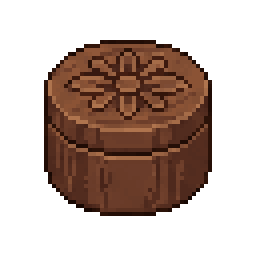
#> input picture lmewimg/item/丁香粉.png, 64 x 64 px (shown 4 times larger)
$ python -i process_item_images.py   (imports and definitions only)
#> lines starting #> are read from the running program, lines starting #| are printed output that depends on the picture; after the words box and inside, x2 and y2 are one past the last pixel; in counts of white or black regions, pixels touching at a corner belong together
# 物品图入库工具（图片处理，不是数据生成器：不产出 js 数据、不参与 gen_drift_audit）
#
# 用途：把 AI 生成的 2048x2048「无背景」PNG 处理成游戏用的 64x64 RGBA 物品图。
#
# ⚠️ 源图五个坑（三批实测都一样，别再踩）：
#   1. 名字写着「无背景」，实际是 **mode=RGB（没有 alpha 通道）**，背景是四边连片的近白 ⇒ 必须自己去背。
#   2. **右下角有一处浅灰水印**（min(R,G,B) 约 211~238，四个 ~50x50 的小字块）。
#   3. **物体下方有一片很淡的灰色投影**，会漫到物体之外很远（实测有一块 **44546px** 的游离残片）。
#   4. **物体外圈有 1~2px 抗锯齿白边**：2048→64 是 **32 倍**降采样，用**最近邻**会把白边零星采成
#      「白点」散在物体周围——**用户三批都报过这个**（「图鉴里还能看到白色的东西」）。
#   5. ⚠️ **浅色主体**（浅蓝的叠布、粉白的香薰烛）本体比「近白阈值」之外的任何**亮度**判据都亮：
#      早先用「亮度核心 min<=185 取最大连通域」时，这两张的主体被漏掉、只留下一条**残片**
#      （v2.10.0 实测：棉麻叠布只剩 1.6%、香薰浮烛只剩 5.9%）。**亮度单独分不开「浅色物体」与「灰投影」。**
#
# ✅ 真正干净的分开方式 = **色度（chroma = max−min）**：
#   实测主体（无论多浅）的色度中位 **43~171**，而背景/投影/水印只有 **2~5**（中性灰）。
#   于是「要去掉的背景」= 近白 **或**（淡 **且** 中性灰）：
#       bg_cand = (min >= 235) | (chroma <= 10 且 min >= 190)
#   再从画布边缘做连通域洪水填充（只去与边缘相连的那部分），即可：
#     · 灰投影/水印 → 落进候选域且连边 ⇒ 去掉 ✓
#     · 浅蓝的布 / 粉白的烛 → 色度够高 ⇒ 不是候选 ⇒ 保住整只 ✓
#     · 被物体包住的白色高光 → 不连边 ⇒ 保住 ✓
#
# 处理链：
#   ① 色度感知的背景候选 → 从边缘洪水填充 → 得到**真实轮廓**（不需要补洞/膨胀，也不再依赖亮度核心）
#   ② 丢掉面积过小的孤立块（残余噪点；正常图 0~30 个，坏图才会到几百）
#   ③ 外缘 2px 带内按白度给软 alpha（把抗锯齿白边压成半透明）
#   ④ 裁到 alpha 包围盒 → 补成外接正方形 → **预乘 alpha 的面积平均（BOX）**缩到 64x64
#
# 用法：
#   python scripts/gen/process_item_images.py --src <目录> --stats     # 只看统计
#   python scripts/gen/process_item_images.py --src <目录> --dry-run   # 处理但不写盘
#   python scripts/gen/process_item_images.py --src <目录>             # 真写盘
#   python scripts/gen/process_item_images.py --src <目录> --sheet out.png --resample both

import argparse
import hashlib
import os
import sys

import numpy as np
from PIL import Image
from scipy import ndimage

# 源目录 → 目标文件名（按**修改时间升序**一一对应；顺序由调用方给定，脚本不猜）
DEFAULT_MAP = [
    '木碗架', '木勺架', '木调料架', '木餐盘', '木酒架',
    '木屏风', '木长桌', '木雕挂屏', '木香案', '神木供案',
]

WHITE_MIN = 235      # 近白：直接算背景
SHADOW_MIN = 190     # 「淡」的下限（配合低色度 → 投影/水印）
CHROMA_MAX = 10      # 色度 ≤ 此值算中性灰
# 形态学闭运算核（`_fill_and_clean` 用）：把噪点/细栅栏焊上，让洪水填充跨得过去。
# 🔴 **2026-09-30 实测：它对小图（64×64）是有害的** —— 那批源图的描边只有 1~2px，
#    5×5 闭运算会把描边**焊穿**，于是主体的**浅色内部**（肉块的浅色截面、鱼腹、果子果肉、
#    菌盖的浅色部分）与画布外的背景连成一片、被一起填掉 ⇒ 出来是「只剩一圈外壳」的空心图。
#    ⇒ 64×64 这类小图用 `--closing 0`（不闭）或 3；大图（1600²）保持默认 5。
CLOSING = 5
EDGE_T0 = 200        # 软边基准：外缘带内 min<=200 视为全不透明，min>=255 视为全透明
EDGE_BAND = 2        # 软边带宽（px，原图尺度）
KEEP_RATIO = 0.01    # 丢掉面积小于「最大连通域 × 此比例」的孤立块
MIN_KEEP_PX = 256
OUT_SIZE = 64
OUT_DIR = os.path.join(os.path.dirname(os.path.abspath(__file__)), '..', '..', 'public', 'images', 'items', 'food')


def body_mask(mn, chroma, white_only=False):
    """主体掩码（浅色底）：色度感知的背景候选 → 边缘洪水填充 → 去掉小块。返回 (mask, 丢弃块数)

    🔴 `white_only=True`（`--bg white`）时**只把近白算背景**，不再把「淡且中性」也当背景。
    为什么需要它（2026-09-30 实测）：默认那条 `(chroma <= CHROMA_MAX) & (mn >= SHADOW_MIN)` 是为
    **AI 出图的淡灰投影/水印**加的，但主体**自己也可能是淡的**（银耳、藕、霜果、肉块的浅色截面）
    ⇒ 这些像素被判成背景后，只要与画布外的背景连通（小图上 5×5 闭运算会把细描边焊穿）
    就会被整块填掉 = **空心图**。它是「按需档位」，默认行为一个字节没改（旧批次不受影响）。
    """
    cand = (mn >= WHITE_MIN) if white_only else ((mn >= WHITE_MIN) | ((chroma <= CHROMA_MAX) & (mn >= SHADOW_MIN)))
    return _fill_and_clean(cand)


# ── 深色底分支（2026-09-29 立，用户那批 16 件装备图：1600² RGB WebP、**近黑底 + 蓝色发光描边**）──
# 为什么要单独一条：上面那条链按「近白背景」判候选，深色底下它会判出「主体占画布 100%」
# （实测：背景候选 0~7%、主体亮度中位 7~33）⇒ 整张原图被当成主体缩下去，出来是**带黑底的方块**。
# 深色底的正确判据是它的镜像：**近黑且中性**才是背景候选，其余全留。
# 发光描边天然是「亮」的 ⇒ 它不会被判成候选 ⇒ 从画布边缘的洪水填充**跨不过描边**，
# 于是「描边 + 主体内部（含主体自身的深色部分）」整块被保住 —— 这正是我们要的
# （与浅色链里那句「被物体包住的白色高光不连边 ⇒ 保住」是同一条原理）。
DARK_MAX = 48        # 「近黑」上限（实测这批角底色 0~37）
DARK_CHROMA = 14     # 中性度上限（这批底色 chroma ≤ 12；描边是蓝的、chroma 很高 ⇒ 不会误判成背景）
GLOW_FULL = 120      # 亮度 ≥ 此值的边缘像素算「实心发光」；之间按亮度给软 alpha（保住外圈光晕）


# [25 lines left out: function body_mask_dark, not called in this run]


def _fill_and_clean(cand):
    """从画布边缘洪水填充 cand → 反相得到内容，再丢掉面积过小的孤立块。返回 (mask, dropped)。

    ⚠️ 填充前先对 cand 做一次**形态学闭合**（2026-09-29 实测加的）：深色底那批图有极轻的颗粒噪点，
    会把「近黑中性」的候选掩码切成几百个碎片（实测某张丢弃小块 **976** 个）——碎片之间那些
    略超阈值的像素成了**细栅栏**，洪水填充跨不过去 ⇒ 主体周围留一圈没被去掉的黑斑。
    闭合（先膨胀后腐蚀）把这些细栅栏焊上；顺带焊上发光描边上偶尔的 1px 断口（防填充漏进主体内部）。
    🔴 `border_value=1` 不能省：默认把画布**外**当成空 ⇒ 腐蚀会把掩码在画布边缘啃掉一圈，
    于是背景连通块**不再触边**（实测 `触边标签=0`）⇒ 整张图被判成「内容」、裁切边长变成 1600。
    """
    if CLOSING > 0:
        cand = ndimage.binary_closing(cand, structure=np.ones((CLOSING, CLOSING)), border_value=1)
    lab, _ = ndimage.label(cand, structure=np.ones((3, 3)))
    border = set(lab[0, :].tolist()) | set(lab[-1, :].tolist()) | set(lab[:, 0].tolist()) | set(lab[:, -1].tolist())
    border.discard(0)
    bg = np.isin(lab, list(border)) if border else np.zeros_like(cand)
    content = ~bg
    lab2, n2 = ndimage.label(content, structure=np.ones((3, 3)))
    if n2 == 0:
        return None, 0
    sizes = np.bincount(lab2.ravel())[1:]
    floor = max(MIN_KEEP_PX, sizes.max() * KEEP_RATIO)
    keep = [i + 1 for i, s in enumerate(sizes) if s >= floor]
    return np.isin(lab2, keep), n2 - len(keep)


def _masks(path):
    arr = np.asarray(Image.open(path).convert('RGB')).astype(np.int16)
    mn = arr.min(axis=2)
    chroma = arr.max(axis=2) - mn
    return arr, mn, chroma


# ── 已带 alpha 的源图（2026-09-29 立，用户那批 `newwq/` 是**真·透明底 RGBA**）──
# 这类图**不需要去背**：alpha 就是掩码（而且它自带的抗锯齿比我们重新描的软边更准）。
# ⚠️ 两条不能省的细节：
#   ① 绝不能用 `_masks()`（它 `convert('RGB')` 会把 alpha **平铺成黑底**）⇒ 单独读 RGBA；
#   ② 不套用 EDGE_BAND 软边那一步（原图 alpha 已经抗锯齿，再压一次会把边缘啃细一圈）。
# [6 lines left out: function _alpha_mask, not called in this run]


def analyze(path, bgmode='light'):
    if bgmode == 'alpha':
        arr, al = _alpha_mask(path)
        mn = arr.min(axis=2)
        body = al > 8
        lab, n = ndimage.label(body, structure=np.ones((3, 3)))
        dropped = 0
        if n > 1:
            sizes = np.bincount(lab.ravel())[1:]
            floor = max(MIN_KEEP_PX, sizes.max() * KEEP_RATIO)
            keep = [i + 1 for i, s in enumerate(sizes) if s >= floor]
            body = np.isin(lab, keep)
            dropped = n - len(keep)
        return arr, mn, body, dropped, float((~body).mean())
    arr, mn, chroma = _masks(path)
    mx = arr.max(axis=2)
    if bgmode == 'dark':
        body, dropped = body_mask_dark(mx, chroma)
        bg_pct = float(((mx <= DARK_MAX) & (chroma <= DARK_CHROMA)).mean())
    elif bgmode == 'white':
        body, dropped = body_mask(mn, chroma, white_only=True)
        bg_pct = float((mn >= WHITE_MIN).mean())
    else:
        body, dropped = body_mask(mn, chroma)
        bg_pct = float(((mn >= WHITE_MIN) | ((chroma <= CHROMA_MAX) & (mn >= SHADOW_MIN))).mean())
    return arr, mn, body, dropped, bg_pct


def build(path, bgmode='light'):
    if bgmode == 'alpha':
        arr, al = _alpha_mask(path)
        mn = arr.min(axis=2)
        _, _, body, dropped, _ = analyze(path, 'alpha')
        if body is None:
            return None, 0, 0
        # 原图 alpha 直接当输出 alpha（保留它自带的抗锯齿），只把「被判掉的孤立小块」抹零
        alpha = np.where(body, np.asarray(Image.open(path).convert('RGBA')).astype(np.int16)[:, :, 3], 0).astype(np.float32)
        return _finish(arr, alpha, dropped)

    arr, mn, body, dropped, _ = analyze(path, bgmode)
#> in _masks, `mn = arr.min(axis=2)`:
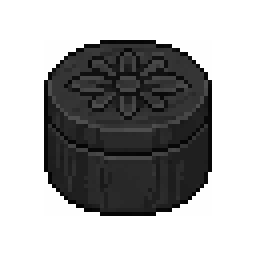
#> mn: shape (64, 64) int16 (shown 4 times larger); min 3, max 255, mean 168.9
#> in _masks, `chroma = arr.max(axis=2) - mn`:
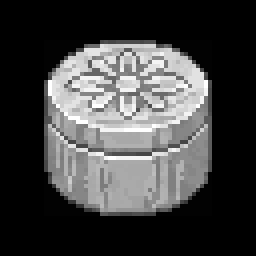
#> chroma: shape (64, 64) int16 (shown 4 times larger); min 0, max 97, mean 25; drawn with min black and max white
#> in analyze, `mx = arr.max(axis=2)`:
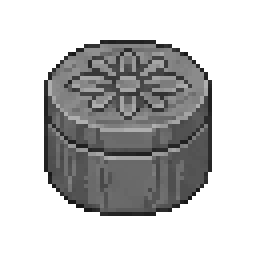
#> mx: shape (64, 64) int16 (shown 4 times larger); min 24, max 255, mean 193.9
#> in body_mask, `cand = (mn >= WHITE_MIN) if white_only else ((mn >= WHITE_MIN) | ((chr..`:
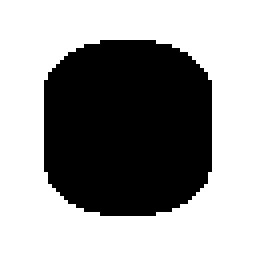
#> cand: shape (64, 64) bool (shown 4 times larger); 60.2% white; 1 black region, box (x1, y1, x2, y2) and area: (11, 10, 53, 54) 1630
#> in _fill_and_clean, `border = set(lab[0, :].tolist()) | set(lab[-1, :].tolist()) | set(lab[..`: border = 1 item
#> in _fill_and_clean, `lab2, n2 = ndimage.label(content, structure=np.ones((3, 3)))`: n2 = 1
#> in _fill_and_clean, `sizes = np.bincount(lab2.ravel())[1:]`: sizes = [1630]
#> in _fill_and_clean, `floor = max(MIN_KEEP_PX, sizes.max() * KEEP_RATIO)`: floor = 256
#> in _fill_and_clean, `keep = [i + 1 for i, s in enumerate(sizes) if s >= floor]`: keep = [1]
#> in analyze, `body, dropped = body_mask(mn, chroma)`: dropped = 0
#> in analyze, `bg_pct = float(((mn >= WHITE_MIN) | ((chroma <= CHROMA_MAX) & (mn >= S..`: bg_pct = 0.602
#> dropped = 0
    if body is None:
        return None, 0, 0
    alpha = np.where(body, 255.0, 0.0)
    # 外缘带：主体里、但离背景 EDGE_BAND px 以内的像素 → 压成半透明（去锯齿边）
    #  · 浅色底按**白度**（越白越透明）
    #  · 深色底按**亮度**（越暗越透明）——这样发光描边外圈那层光晕保留成半透明，
    #    而不是被硬切成一条直边（这批图的观感主要靠那圈光）
    band = body & ndimage.binary_dilation(~body, iterations=EDGE_BAND)
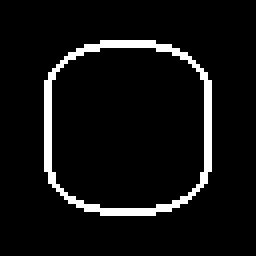
#> band: shape (64, 64) bool (shown 4 times larger); 6.3% white in thin lines or dots, all inside (x1, y1, x2, y2) = (11, 10, 53, 54)
    if band.any():
        if bgmode == 'dark':
            mx = arr.max(axis=2).astype(np.float32)
            soft = np.clip((mx - DARK_MAX) / float(GLOW_FULL - DARK_MAX), 0.0, 1.0) * 255.0
        else:
            soft = np.clip((255.0 - mn) / float(255 - EDGE_T0), 0.0, 1.0) * 255.0
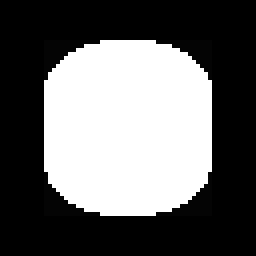
#> soft: shape (64, 64) float64 (shown 4 times larger); min 0, max 255, mean 101.7
        alpha = np.where(band, np.minimum(alpha, soft), alpha)
    return _finish(arr, alpha, dropped)
#> in _finish, rgba is the input picture: shape (64, 64, 4); mean R, G, B, A 193.9, 176.6, 168.9, 101.5
#> in _finish, `bbox = im.getchannel('A').getbbox()`: bbox = (11, 10, 53, 54)
#> in _finish, `sq = Image.new('RGBA', (side, side), (0, 0, 0, 0))`: sq: PIL image 44x44 RGBA; every value is 0
#> in _finish, `sq.paste(im, ((side - w) // 2, (side - h) // 2))`:
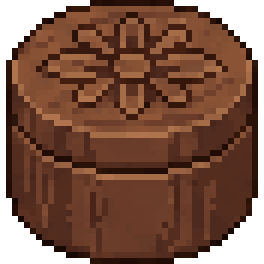
#> sq: PIL image 44x44 RGBA (shown 6 times larger); mean R, G, B, A 114.1, 77.5, 61.2, 214.7; transparent parts drawn white


def _finish(arr, alpha, dropped):
    """裁到 alpha 包围盒 → 补成外接正方形（三种底色分支共用）。"""
    rgba = np.dstack([arr.astype(np.uint8), alpha.astype(np.uint8)])
    im = Image.fromarray(rgba, 'RGBA')
    bbox = im.getchannel('A').getbbox()
    if not bbox:
        return None, 0, dropped
    im = im.crop(bbox)
    w, h = im.size
    side = max(w, h)
    sq = Image.new('RGBA', (side, side), (0, 0, 0, 0))
    sq.paste(im, ((side - w) // 2, (side - h) // 2))
    return sq, float(side), dropped


# [106 lines left out: functions downsample, main, not called in this run]


# [2 lines not run here, left out]

>>> result = build('../../lmewimg/item/丁香粉.png')

$ run again, on lmewimg/item/小麦.png
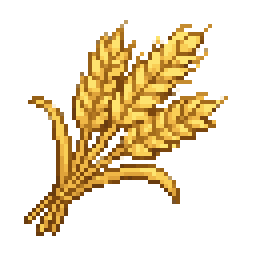
#> input picture lmewimg/item/小麦.png, 64 x 64 px (shown 4 times larger)
#> lab: shape (64, 64) int32; values 0 (black) and 1 (white), 77.7% white; 2 black regions, box (x1, y1, x2, y2) and area: (18, 8, 52, 40) 742, (10, 38, 25, 58) 173
#> border = 1 item
#> in _fill_and_clean, `lab2, n2 = ndimage.label(content, structure=np.ones((3, 3)))`:
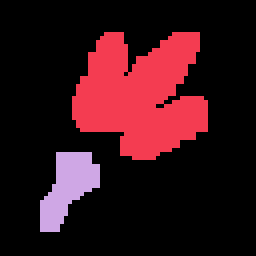
#> lab2: shape (64, 64) int32 (shown 4 times larger); 3 distinct labels, from 0 to 2; one colour per label, 0 black
#> n2 = 2
#> sizes = [742, 173]
#> floor = 256
#> keep = [1]
#> body: shape (64, 64) bool; 18.1% white; 1 white region, box (x1, y1, x2, y2) and area: (18, 8, 52, 40) 742
#> in analyze, `body, dropped = body_mask(mn, chroma)`: dropped = 1
#> bg_pct = 0.708
#> in build, `arr, mn, body, dropped, _ = analyze(path, bgmode)`: dropped = 1
#> band: shape (64, 64) bool; 6.6% white in thin lines or dots, all inside (x1, y1, x2, y2) = (18, 8, 52, 40)
#> bbox = (18, 8, 52, 40)
#> in _finish, `sq.paste(im, ((side - w) // 2, (side - h) // 2))`:
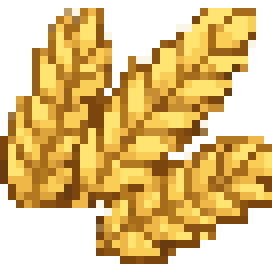
#> sq: PIL image 34x34 RGBA (shown 8 times larger); mean R, G, B, A 201.4, 167.4, 100.3, 162.8; transparent parts drawn white

$ run again, on lmewimg/item/山珍羊肉炉.png
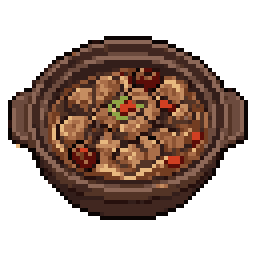
#> input picture lmewimg/item/山珍羊肉炉.png, 64 x 64 px (shown 4 times larger)
#> in body_mask, `cand = (mn >= WHITE_MIN) if white_only else ((mn >= WHITE_MIN) | ((chr..`:
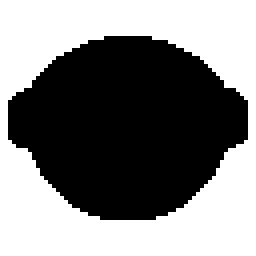
#> cand: shape (64, 64) bool (shown 4 times larger); 51.1% white; 1 black region, box (x1, y1, x2, y2) and area: (2, 9, 62, 55) 2002
#> border = 1 item
#> content: shape (64, 64) bool; 48.9% white; 1 white region, box (x1, y1, x2, y2) and area: (2, 9, 62, 55) 2002
#> n2 = 1
#> sizes = [2002]
#> floor = 256
#> keep = [1]
#> in analyze, `body, dropped = body_mask(mn, chroma)`: dropped = 0
#> bg_pct = 0.511
#> in build, `arr, mn, body, dropped, _ = analyze(path, bgmode)`: dropped = 0
#> band: shape (64, 64) bool; 6.9% white in thin lines or dots, all inside (x1, y1, x2, y2) = (2, 9, 62, 55)
#> in _finish, rgba is the input picture: shape (64, 64, 4); mean R, G, B, A 179.4, 161.5, 153, 124.6
#> bbox = (2, 9, 62, 55)
#> in _finish, `sq.paste(im, ((side - w) // 2, (side - h) // 2))`:
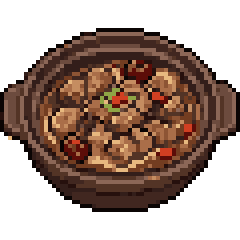
#> sq: PIL image 60x60 RGBA (shown 4 times larger); mean R, G, B, A 109.5, 89.1, 79.5, 141.8; transparent parts drawn white
